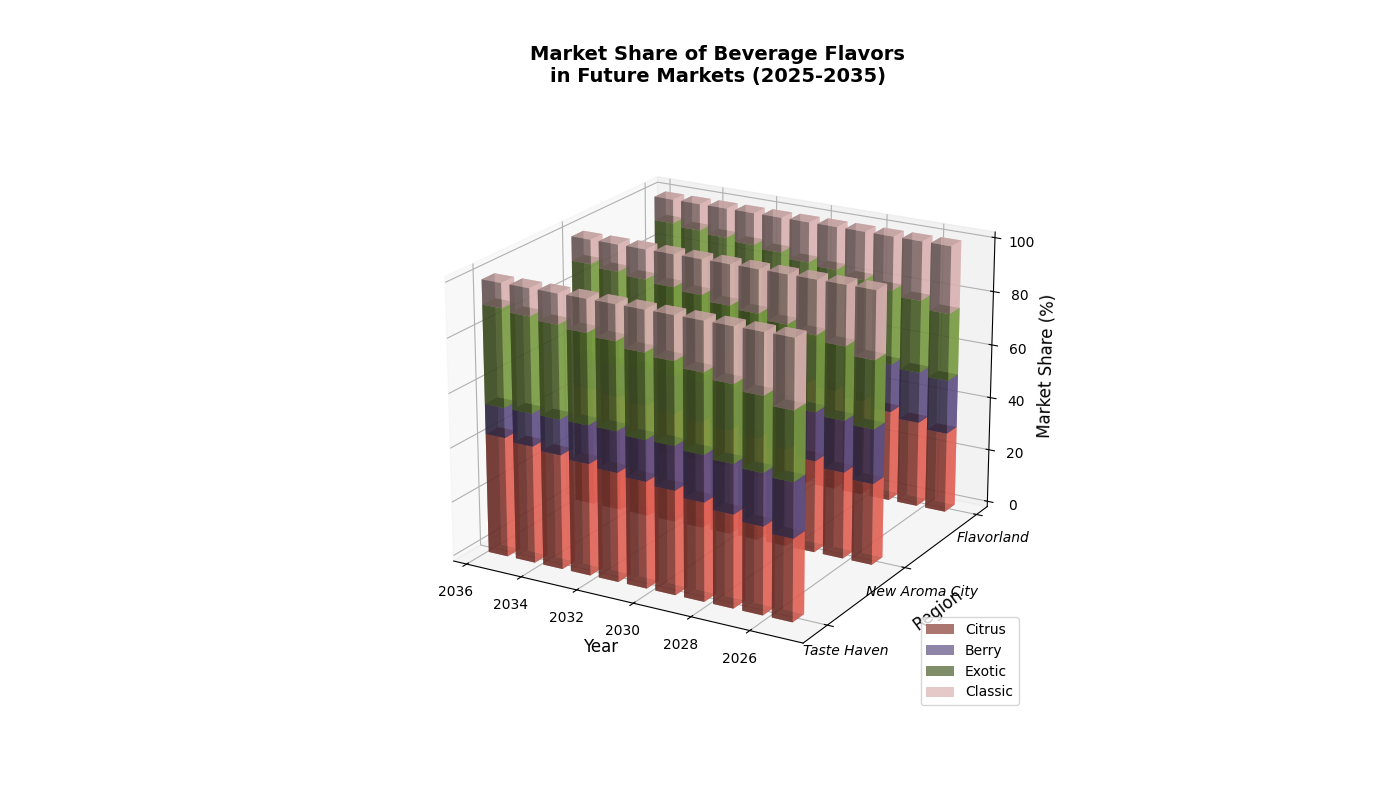

This chart was generated by the following Python code:
import numpy as np
import matplotlib.pyplot as plt
from mpl_toolkits.mplot3d import Axes3D

years = np.arange(2025, 2036)
regions = ['Flavorland', 'New Aroma City', 'Taste Haven']

market_share_data = np.array([
    [30, 20, 25, 25],
    [32, 19, 27, 22],
    [34, 18, 28, 20],
    [36, 17, 29, 18],
    [38, 16, 30, 16],
    [39, 15, 31, 15],
    [40, 15, 32, 13],
    [41, 14, 33, 12],
    [42, 13, 34, 11],
    [43, 12, 35, 10],
    [44, 11, 36, 9]
])

colors = ['#FF6F61', '#6B5B95', '#88B04B', '#F7CAC9']  # Citrus, Berry, Exotic, Classic

fig = plt.figure(figsize=(14, 8))
ax = fig.add_subplot(111, projection='3d')

for i, region in enumerate(regions):
    xs = np.repeat(years, market_share_data.shape[1])
    ys = np.full(xs.shape, i * 5)
    zs = np.zeros(years.shape)

    for j, (color, label) in enumerate(zip(colors, ['Citrus', 'Berry', 'Exotic', 'Classic'])):
        height = market_share_data[:, j]
        ax.bar3d(xs[j::4], ys[j::4], zs, dx=0.7, dy=0.7, dz=height, color=color, alpha=0.7, label=label if i == 0 else "")
        zs += height

ax.set_xlabel('Year', fontsize=12)
ax.set_ylabel('Region', fontsize=12)
ax.set_zlabel('Market Share (%)', fontsize=12)
ax.set_yticks([i * 5 for i in range(len(regions))])
ax.set_yticklabels(regions, fontstyle='italic')

# Alter view angle
ax.view_init(elev=20, azim=120)

# Adding grid and border modifications
ax.grid(True, linestyle='--', linewidth=0.6)

handles, labels = ax.get_legend_handles_labels()
ax.legend(handles[:4], labels[:4], loc='lower right', fontsize=10)

plt.title('Market Share of Beverage Flavors\nin Future Markets (2025-2035)', fontsize=14, pad=10, weight='bold')

plt.show()
